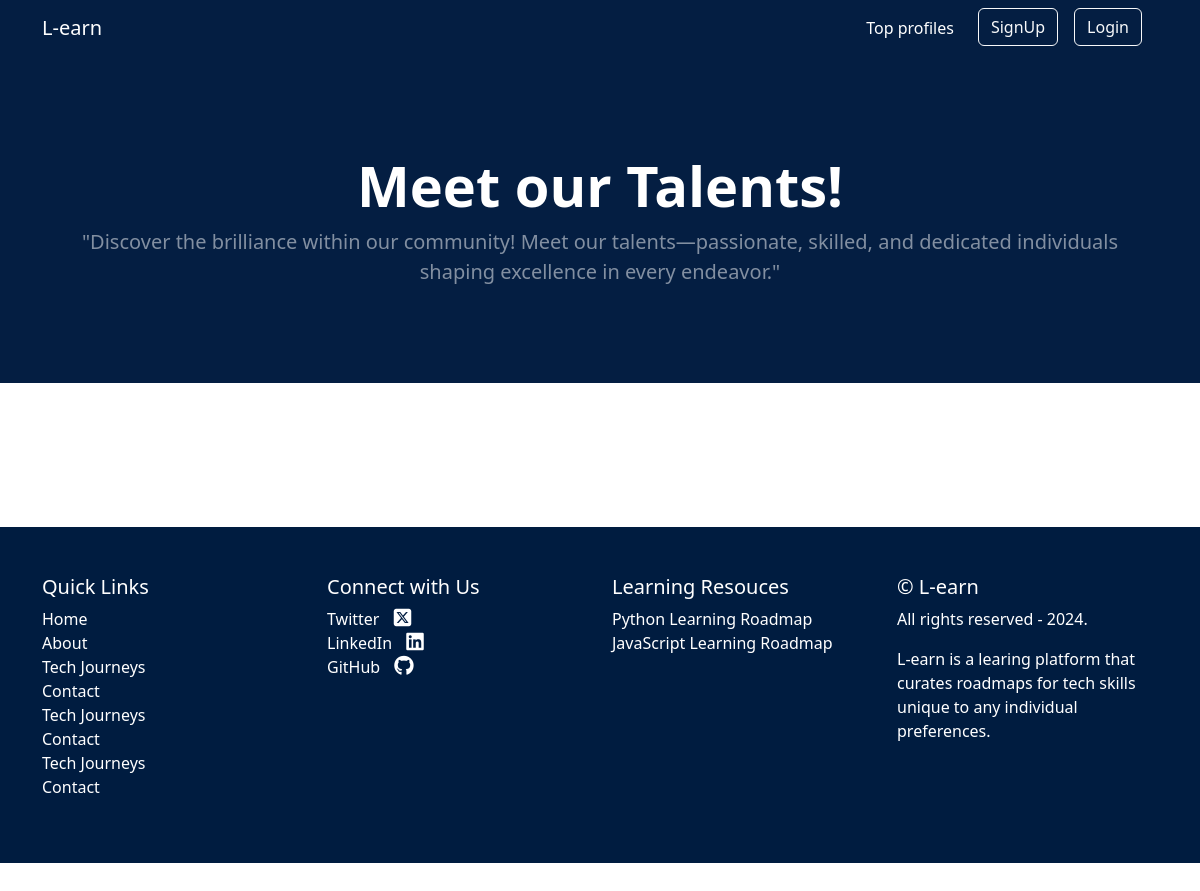
The app's page /auth/profiles, older data.
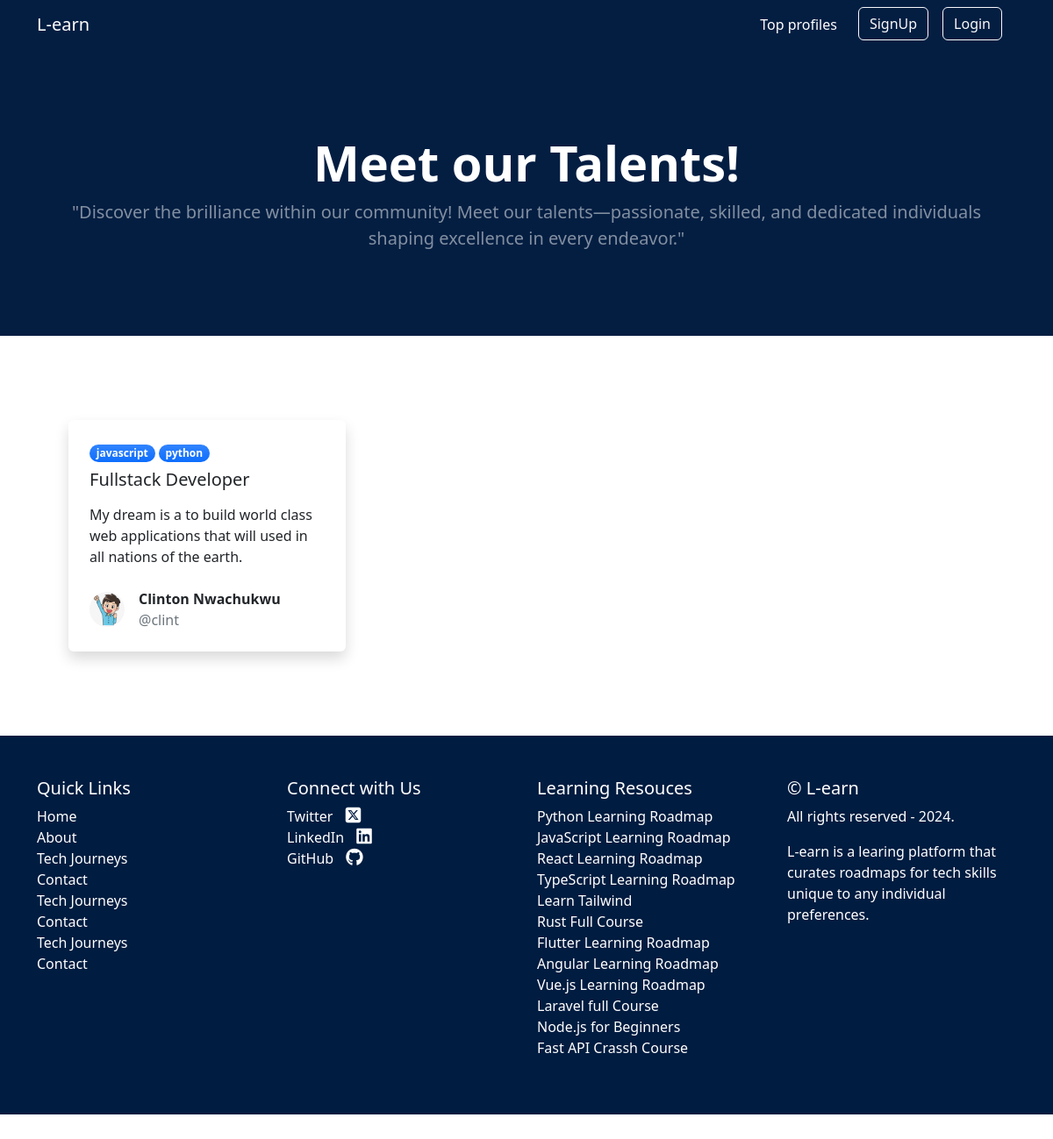
The same page, newer data.
### courses/models.py (models this page shows, shortened)
class Course(models.Model):
    title = models.CharField(max_length=50)
    slug = models.SlugField()
    description = models.TextField()
    thumbnail = models.ImageField(upload_to="img")
    label = models.CharField(max_length=25, blank=True, null=True)

class UserScore(models.Model):
    score = models.IntegerField(default=0)
    user = models.ForeignKey(settings.AUTH_USER_MODEL, on_delete=models.CASCADE, related_name="score")
    user_course = models.ForeignKey(UserCourse, on_delete=models.CASCADE)
    created = models.DateField(auto_now_add=True, blank=True, null=True)
    updated = models.DateField(auto_now=True, blank=True, null=True)

class UserCourse(models.Model):
    user = models.ForeignKey(settings.AUTH_USER_MODEL, on_delete=models.CASCADE, related_name="user_course")
    course = models.ForeignKey(Course, on_delete=models.CASCADE, related_name="user_course", blank=True, null=True)
    schedule = models.ForeignKey(Schedule, on_delete=models.CASCADE, related_name="user_course", blank=True, null=True)
    mini_schedule = models.ForeignKey(MiniSchedule, on_delete=models.CASCADE, related_name="user_course", blank=True, null=True)

### user/models.py (models this page shows, shortened)
class CustomUser(AbstractUser):
    email = models.EmailField(unique=True)
    passed = models.BooleanField(default=False)
    project = models.BooleanField(default=False)
    USERNAME_FIELD = 'email'
    REQUIRED_FIELDS = ('username',)

class Profile(models.Model):
    user = models.OneToOneField(CustomUser, on_delete = models.CASCADE, related_name="profile")
    first_name = models.CharField(max_length = 200, blank = True, null = True)
    last_name = models.CharField(max_length = 200, blank = True, null = True)
    username = models.CharField(max_length = 200, blank = True, null = True)
    image = models.ImageField(blank = True, null = True, upload_to = 'p_imgg')
    email = models.EmailField(blank=True, null=True)
    profession = models.CharField(max_length = 500, blank = True, null = True)
    bio  = models.TextField(blank = True, null = True)
    linkedin = models.URLField(blank=True, null=True)
    twitter = models.URLField(blank=True, null=True)
    github = models.URLField(blank=True, null=True)

### user/views.py (the view)
# urls.py: path("profiles", views.profile_list, name="profile-list"),
def profile_list(request):
    user = get_user_model()
    all_user = user.objects.filter(passed=True, project=True)
    context = {"all_users": all_user}
    return render(request, "user/profile_list.html", context)

### courses/context_processors.py (called while the page is built)
def course_context(request):
    roadmaps = Course.objects.all()
    return {
        "roadmaps":roadmaps
    }

### user/templates/user/profile_list.html (shortened to what this page needs)
{% extends "base.html" %}
{% block content %}
 <header class="py-5">
    <div class="container px-4 px-lg-5 my-5">
        <div class="text-center text-white">
            <h1 class="display-4 fw-bolder">Meet our Talents!</h1>
            <p class="lead fw-normal text-white-50 mb-0">"Discover the brilliance within our community! Meet our talents—passionate, skilled, and dedicated individuals shaping excellence in every endeavor."</p>
        </div>
    </div>
</header>
<section class="py-5">
    <div class="container px-5 my-5">
        <div class="row gx-5">
            {% for user in all_users  %}
            <div class="col-lg-4 mb-5">
                <div class="card shadow border-0">
                    <div class="card-body p-4">
                        {% for u in user.score.all  %}
                        <div class="badge bg-primary bg-gradient rounded-pill mb-2">{{u.user_course.course.label}}</div>
                        {% endfor %}
                        <a class="text-decoration-none link-dark stretched-link" href="{% url 'auth:profile-detail' user.username  %}"><h5 class="card-title mb-3">{{user.profile.profession}}</h5></a>
                        <p class="card-text mb-0">{{user.profile.bio}}</p>
                    </div>
                    <div class="card-footer p-4 pt-0 bg-transparent border-top-0">
                        <div class="d-flex align-items-end justify-content-between">
                            <div class="d-flex align-items-center">
                                {% if user.profile.image %}
                                <img class="rounded-circle me-3" src="{{user.profile.image.url}}" alt="..." width="40" />
                                {% else %}
                                <img class="rounded-circle me-3" src="https://dummyimage.com/40x40/ced4da/6c757d" alt="..." />
                                {% endif %}
                                <div class="">
                                    <div class="fw-bold">{{user.profile.first_name}} {{user.profile.last_name}}</div>
                                    <div class="text-muted">@{{user.profile.username}}</div>
                                </div>
                            </div>
                        </div>
                    </div>
                </div>
            </div>
            {% endfor %}
        </div>
    </div>
{% endblock content %}

### templates/base.html (shortened to what the changed rows need)
<!DOCTYPE html>
{% load static %}
<html lang="en">
    <head>
        <link rel="stylesheet" href="https://cdnjs.cloudflare.com/ajax/libs/font-awesome/6.5.1/css/all.min.css" />
        <link rel="stylesheet" href="https://cdnjs.cloudflare.com/ajax/libs/font-awesome/6.5.1/css/brands.min.css" />
        <link href="https://cdn.jsdelivr.net/npm/bootstrap-icons@1.5.0/font/bootstrap-icons.css" rel="stylesheet" />
        <link href="{% static 'css/global.css' %}" rel="stylesheet" />
    </head>
    <body class="d-flex flex-column h-100">
        <main class="flex-shrink-0">
            {% block content %}{% endblock content %}
         <footer class="py-5">
          <div class="container">
            <div class="row">
               <div class="col-lg-3 col-md-6">
                <ul class="list-unstyled">
                  {% for roadmap in roadmaps  %}
                  <li><a href="{% url 'courses:course' roadmap.slug %}" target="_blank" class="text-white">{{roadmap.title}}</a></li>
                  {% endfor %}
                </ul>
              </div>
            </div>
          </div>
        </footer>
    </body>
</html>

Row changes from the older to the newer data that the page shows:
now on this page (row edited): CustomUser: profile.profession "Fullstack Developer", profile.bio "My dream is a to build world class web applications that will used in all nations of the earth.", profile.image (picture), profile.first_name "Clinton", profile.last_name "Nwachukwu", profile.username "clint"
now on this page (row unchanged): UserScore: user_course.course.label "javascript"
added UserScore: user_course.course.label "python"
added Course: title "React Learning Roadmap"
added Course: title "TypeScript Learning Roadmap"
added Course: title "Learn Tailwind"
added Course: title "Rust Full Course"
added Course: title "Flutter Learning Roadmap"
added Course: title "Angular Learning Roadmap"
added Course: title "Vue.js Learning Roadmap"
added Course: title "Laravel full Course"
added Course: title "Node.js for Beginners"
added Course: title "Fast API Crassh Course"
